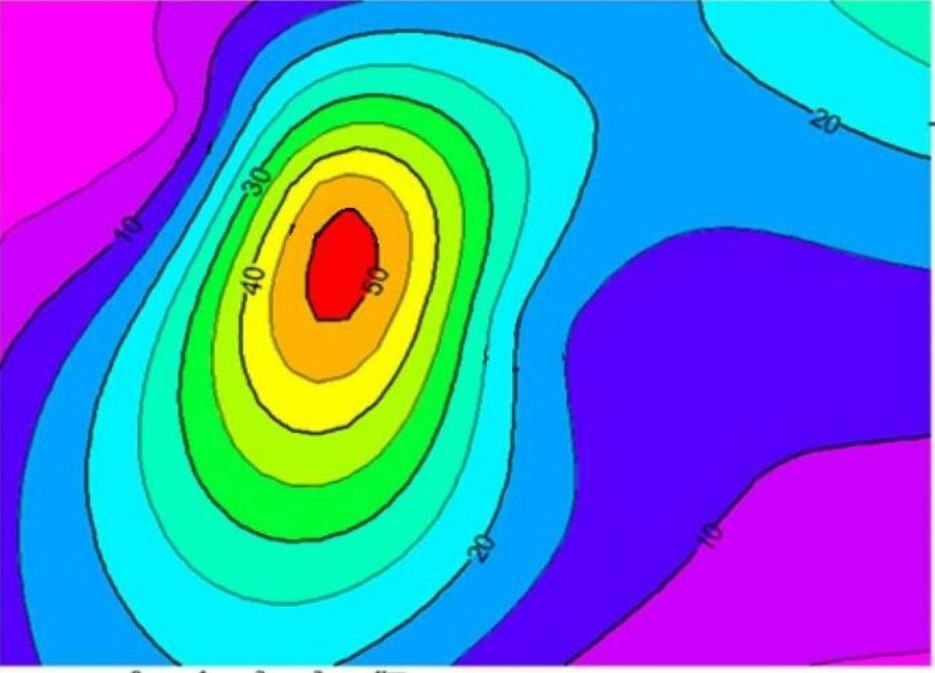
#> input picture test_photo.jpg, 935 x 673 px
$ python mask_from_photo.py
#> lines starting #> are read from the running program, lines starting #| are printed output that depends on the picture; after the words box and inside, x2 and y2 are one past the last pixel; in counts of white or black regions, pixels touching at a corner belong together
import cv2
import numpy as np
from PIL import Image, ImageDraw

background = cv2.imread('test_photo.jpg')
#> background is the input picture: shape (673, 935, 3); mean B, G, R 203.7, 127.6, 81.8
hsv = cv2.cvtColor(background, cv2.COLOR_BGR2HSV)
#> hsv: shape (673, 935, 3); mean H, S, V 102.1, 245.3, 242.6
# define range of blue color in HSV
lower = np.array([0,50,50])
upper = np.array([75,255,255])

# Create a mask. Threshold the HSV image to get only yellow colors
mask = cv2.inRange(hsv, lower, upper)
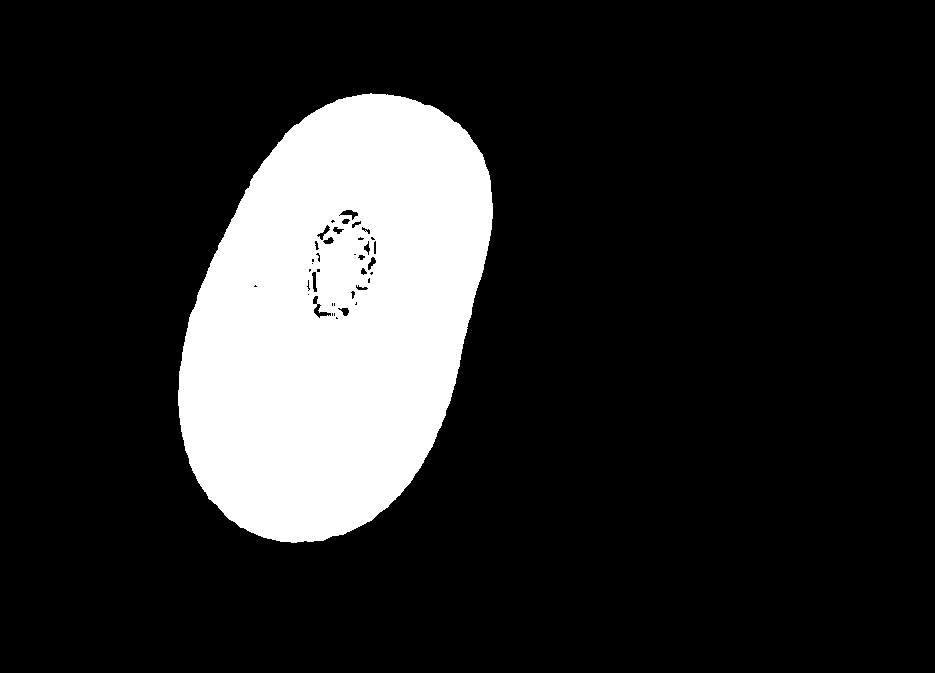
#> mask: shape (673, 935); 16.4% white; 1 white region, box (x1, y1, x2, y2) and area: (178, 93, 493, 543) 102997

img = Image.fromarray(background)

draw = ImageDraw.Draw(img)
k=0
for x in range(0,img.size[0],45):
  for y in range(0,img.size[1],45):
    if k%2:
      draw.rectangle([(x,y),(x+15,y+15)],fill=(255, 20, 147))
    else:
      draw.ellipse([(x,y),(x+15,y+15)],fill=(210, 105, 30))
    k+=1
#> after the loop, k = 315
img = np.asarray(img)
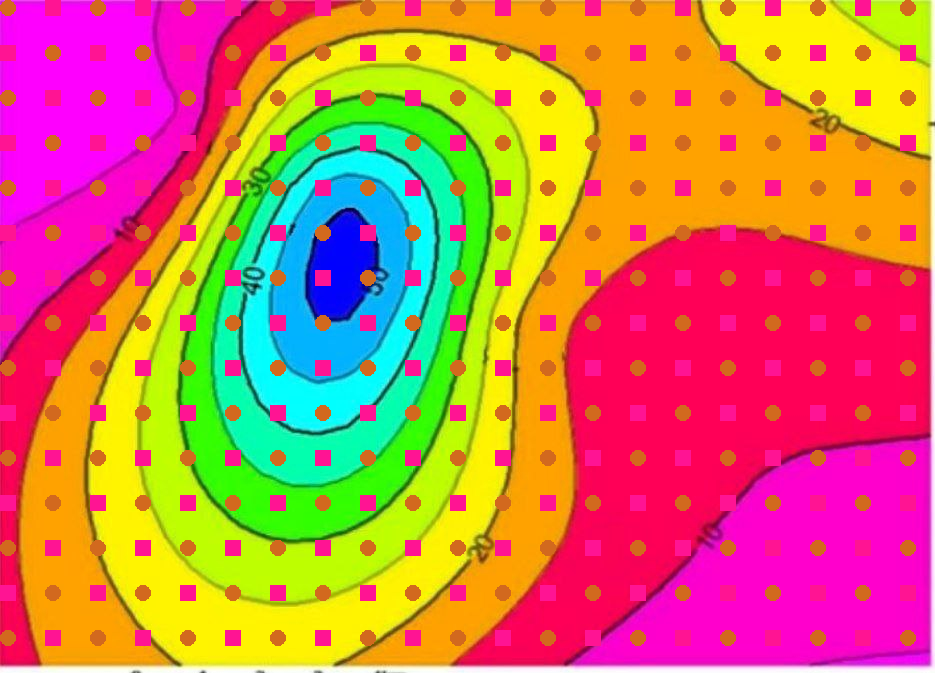
#> img: shape (673, 935, 3); mean R, G, B 207.2, 119.9, 83.4

result = cv2.bitwise_and(img,img, mask= mask)
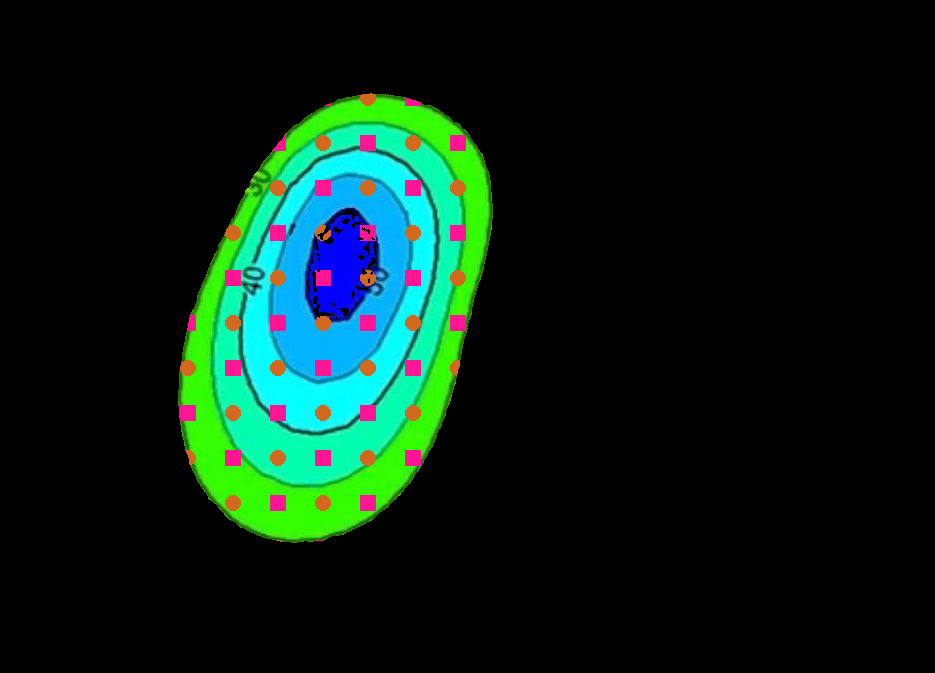
#> result: shape (673, 935, 3); mean R, G, B 8, 31.6, 21.6

mask = result[..., 2] >0  # если считаем, что чем меньше - тем прозрачнее
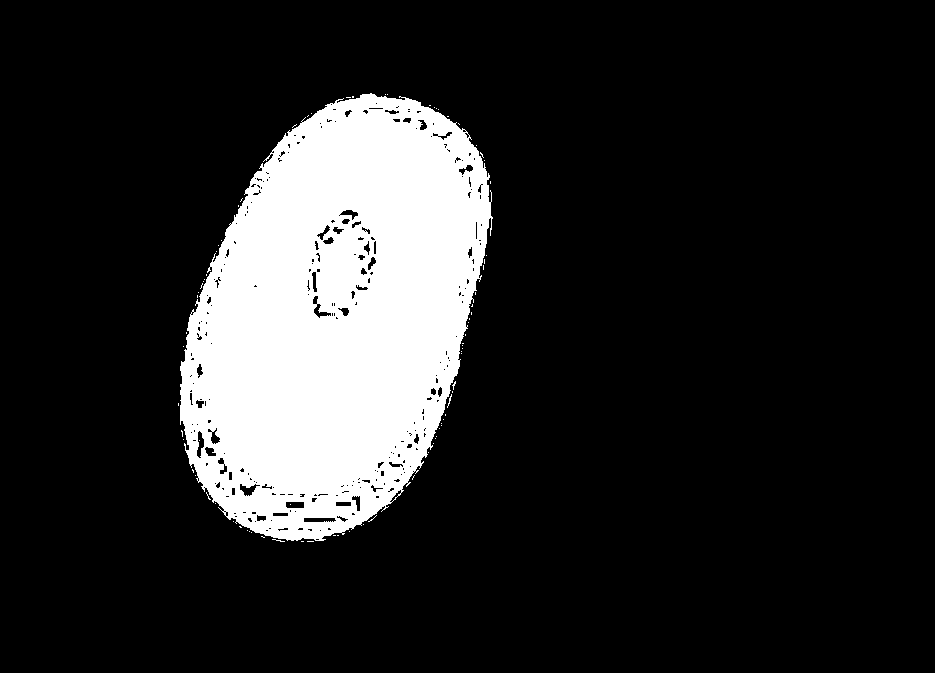
#> mask: shape (673, 935) bool; 15.7% white; 81 white regions (80 under 20 px), largest, box (x1, y1, x2, y2) and area: (180, 93, 493, 541) 98421
background[:,:][mask] = result[mask]  # не забываем про равенство размера!
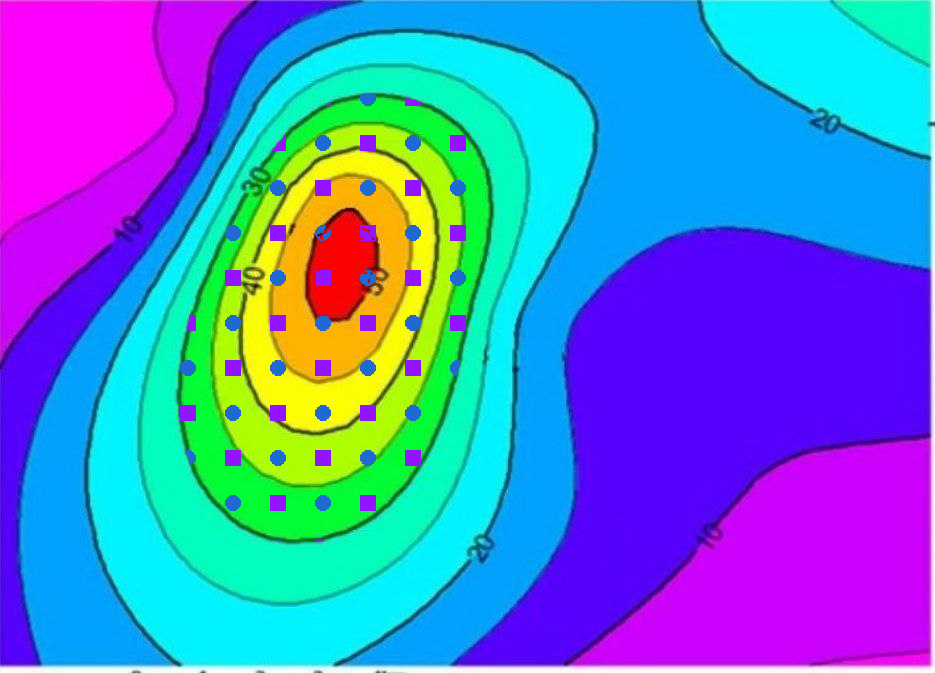
#> background: shape (673, 935, 3); 1.83% of pixels changed, all inside (x1, y1, x2, y2) = (180, 93, 466, 542)
# answer = cv2.bitwise_or(cv2.imread('answer.jpg'),cv2.imread('test_photo.jpg'))

cv2.imwrite('r1.jpg',background)
im=Image.open('r1.jpg')

$ run again, with 1.jpg copied over test_photo.jpg
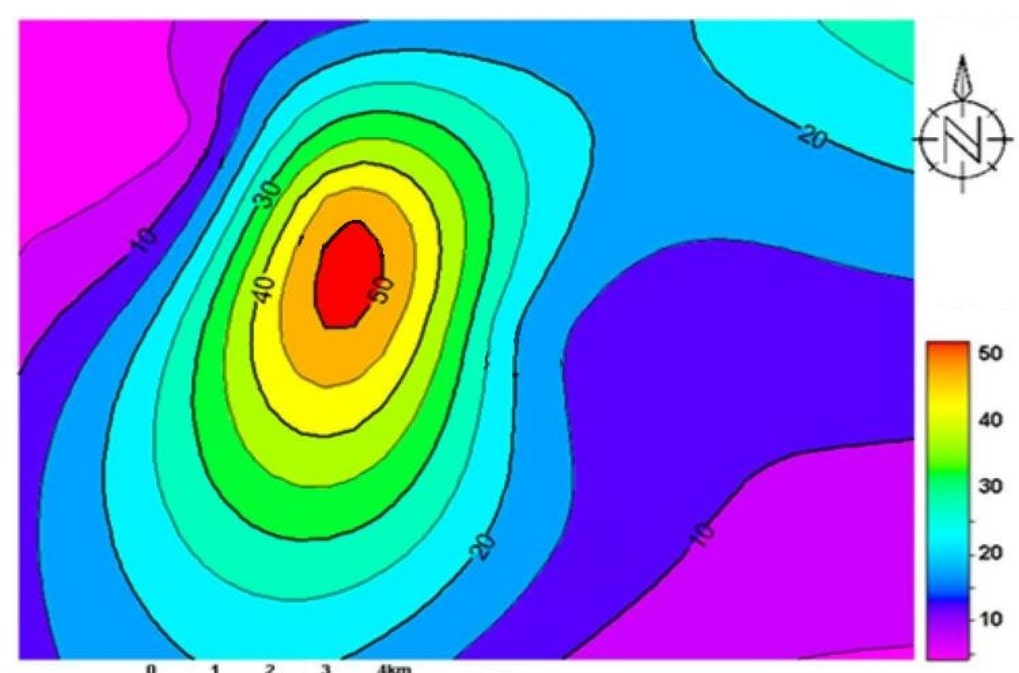
#> input picture 1.jpg, 1019 x 673 px
#> background is the input picture: shape (673, 1019, 3); mean B, G, R 207.8, 143.7, 103.7
#> hsv: shape (673, 1019, 3); mean H, S, V 92, 213.9, 243.3
#> `mask = cv2.inRange(hsv, lower, upper)`:
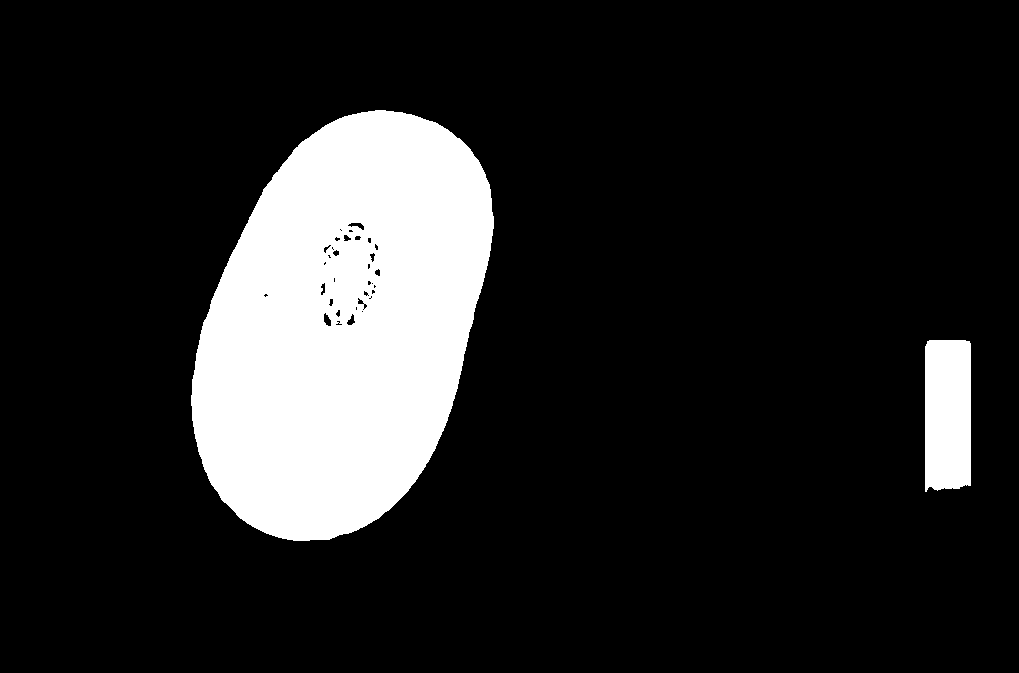
#> mask: shape (673, 1019); 14.9% white; 2 white regions, box (x1, y1, x2, y2) and area: (191, 110, 494, 541) 95077, (925, 340, 971, 492) 6808
#> after the loop `for x in range(0,img.size[0],45):`: k = 345
#> `background[:,:][mask] = result[mask]`:
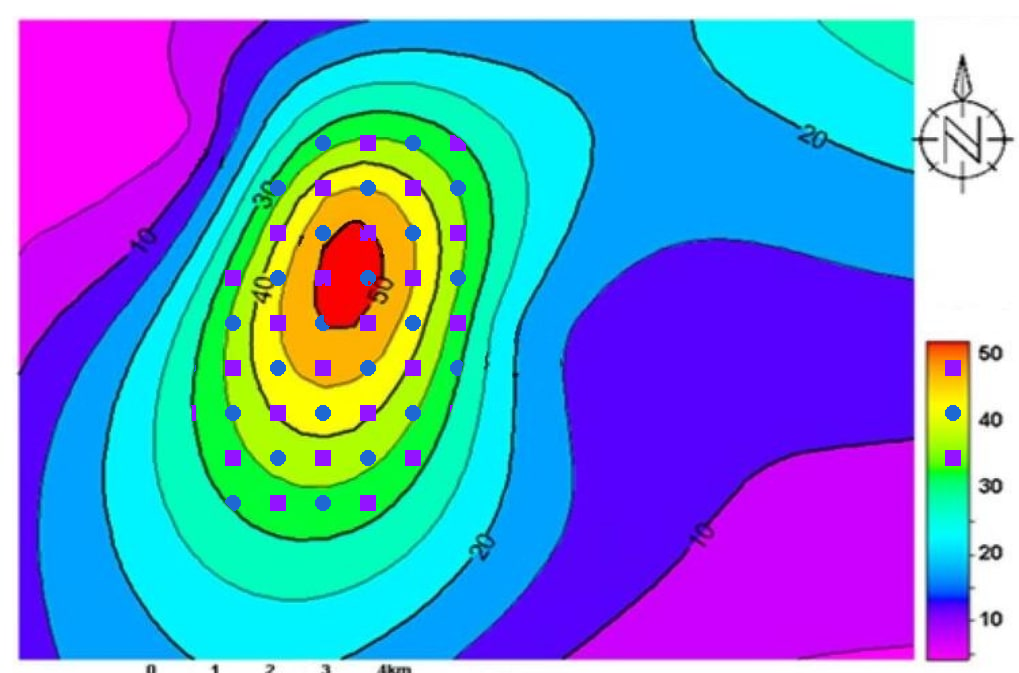
#> background: shape (673, 1019, 3); 1.61% of pixels changed, all inside (x1, y1, x2, y2) = (191, 135, 961, 511)
